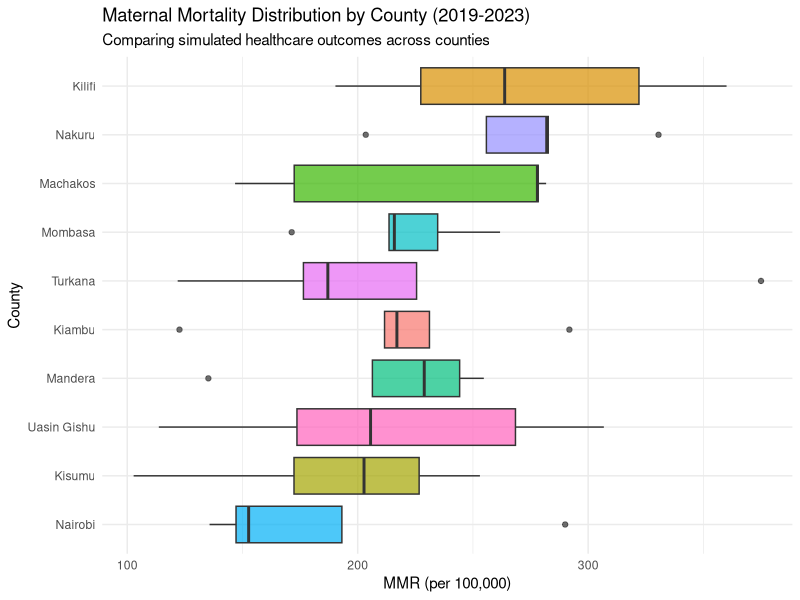
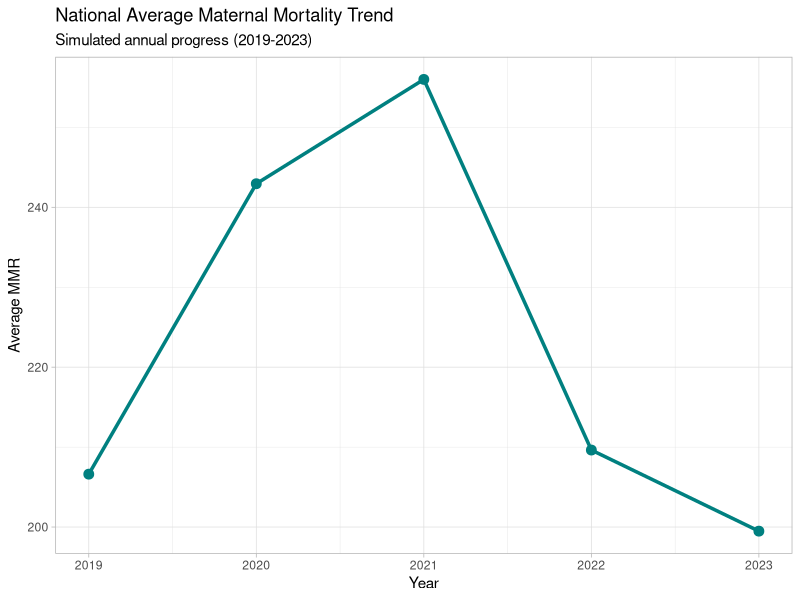

Here is the R script that generated these plots, in order:
# ==========================================
# Title: Kenya Maternal Health Analysis
# Goal: Showcase Reproducibility & Collaboration
# ==========================================

# 1. SETUP: Create necessary project folders
# This ensures the script never crashes due to missing directories
folders <- c("data", "scripts", "output")
for (f in folders) {
  if (!dir.exists(f)) {
    dir.create(f)
  }
}

# 2. LOAD LIBRARIES
# If these aren't installed, use: install.packages(c("dplyr", "ggplot2"))
library(dplyr)
library(ggplot2)

# 3. DATA SIMULATION (Reproducibility Step)
set.seed(254) # Ensuring the "random" data is the same for everyone

counties <- c("Nairobi", "Mombasa", "Kisumu", "Nakuru", "Kiambu", 
              "Uasin Gishu", "Turkana", "Mandera", "Machakos", "Kilifi")

kenya_health_data <- data.frame(
  county = rep(counties, each = 5),
  year = rep(2019:2023, times = 10),
  skilled_attendants_pct = runif(50, min = 40, max = 95),
  mmr = rnorm(50, mean = 400, sd = 50) 
)

# Apply a trend: as attendance increases, mortality decreases
kenya_health_data$mmr <- kenya_health_data$mmr - (kenya_health_data$skilled_attendants_pct * 2.5)

# Save the raw data
write.csv(kenya_health_data, "data/kenya_maternal_health.csv", row.names = FALSE)

View(kenya_health_data)
# 4. ANALYSIS & VISUALIZATION

# Plot A: County-wise Distribution (Boxplot)
county_dist_plot <- ggplot(kenya_health_data, aes(x = reorder(county, mmr), y = mmr, fill = county)) +
  geom_boxplot(alpha = 0.7) +
  coord_flip() +
  labs(title = "Maternal Mortality Distribution by County (2019-2023)",
       subtitle = "Comparing simulated healthcare outcomes across counties",
       x = "County", y = "MMR (per 100,000)") +
  theme_minimal() + 
  theme(legend.position = "none")

# Plot B: Time-Series Trend (Line graph with fixed linewidth)
trend_plot <- kenya_health_data %>%
  group_by(year) %>%
  summarise(avg_mmr = mean(mmr)) %>%
  ggplot(aes(x = year, y = avg_mmr)) +
  geom_line(linewidth = 1.2, color = "#008080") + # Corrected aesthetic
  geom_point(size = 3, color = "#008080") +
  labs(title = "National Average Maternal Mortality Trend",
       subtitle = "Simulated annual progress (2019-2023)",
       x = "Year", y = "Average MMR") +
  theme_light()

# 5. PREDICTION MODELING
# Simple linear regression: MMR explained by skilled attendance
model <- lm(mmr ~ skilled_attendants_pct, data = kenya_health_data)

# Predict MMR for 100% skilled attendance coverage
future_scenario <- data.frame(skilled_attendants_pct = 100)
predicted_val <- predict(model, newdata = future_scenario)

# Print results to Console
cat("\n--- Prediction Analysis ---\n")
print(paste("Predicted MMR if Skilled Attendance is 100%:", round(predicted_val, 2)))

# 6. EXPORTING OUTPUTS
ggsave("output/county_distribution.png", plot = county_dist_plot, width = 8, height = 6)
ggsave("output/national_trend.png", plot = trend_plot, width = 8, height = 6)

print("Analysis complete. All files saved to 'data/' and 'output/' folders.")
